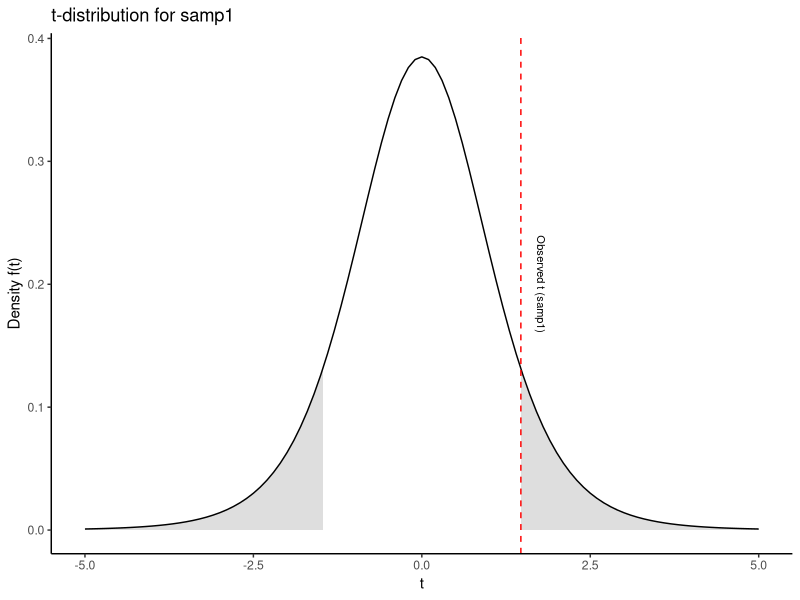

R code for this plot:
## ---- chunk 1
# Laster inn nødvendige pakker
library(tidyverse)
library(gridExtra)


set.seed(1) # Sikrer at alle dei tilfeldige tallene som generes er dei sammen hver gang koden kjøres
population <- rnorm(1000000, mean = 1.5, sd = 3) # Generer 1 million tilfeldige verdier som er normalfordelt

# Sample 1
samp1 <- data.frame(y = sample(population, 8, replace = FALSE))

# Sample 2
samp2 <- data.frame(y = sample(population, 40, replace = FALSE))

# Lager lineære modeller for hver sample med kun en konstant
m1 <- lm(y ~ 1, data = samp1)
m2 <- lm(y ~ 1, data = samp2)

# Oppsummering av modellene 
summary(m1)
summary(m2)
## ---- chunk 2
## Definer t-verdier for begge utvalg
t_value1 <- 1.47  # t-verdi for samp1
t_value2 <- 3.953  # t-verdi for samp2
df1 <- 7   # Antall frihetsgrader for samp1 (n-1, her 8-1=7)
df2 <- 39  # Antall frihetsgrader for samp2 (n-1, her 40-1=39)

# Lag dataramme for x-verdier
x_vals <- seq(-5, 5, length.out = 1000)

# Lag plot for samp1
plot1 <- ggplot(data.frame(x = x_vals), aes(x)) +
  # Fyll venstre hale for samp1
  stat_function(fun = dt, args = list(df = df1), xlim = c(-5, -t_value1), geom = "area", fill = "gray", alpha = 0.5) +
  # Fyll høyre hale for samp1
  stat_function(fun = dt, args = list(df = df1), xlim = c(t_value1, 5), geom = "area", fill = "gray", alpha = 0.5) +
  # Tegn hele t-fordelingskurven for samp1
  stat_function(fun = dt, args = list(df = df1)) +
  # Legg til den observerte t-verdien som en vertikal linje
  geom_vline(xintercept = t_value1, color = "red", linetype = "dashed") +
  # Annoter t-verdien for samp1
  annotate("text", x = t_value1 + 0.3, y = 0.2, label = "Observed t (samp1)", angle = -90, size = 2.8) +
  labs(title = "t-distribution for samp1", x = "t", y = "Density f(t)") +
  theme_classic() +
  xlim(-5, 5)

# Print plot1
print(plot1)

# Utregne p-verdier for m1
p1 <- 2 * pt(t_value1, df = df1, lower.tail = FALSE)

# Print p-verdier
print(p1)


# Lag plot for samp2
plot2 <- ggplot(data.frame(x = x_vals), aes(x)) +
  # Fyll venstre hale for samp2
  stat_function(fun = dt, args = list(df = df2), xlim = c(-5, -t_value2), geom = "area", fill = "lightblue", alpha = 0.5) +
  # Fyll høyre hale for samp2
  stat_function(fun = dt, args = list(df = df2), xlim = c(t_value2, 5), geom = "area", fill = "lightblue", alpha = 0.5) +
  # Tegn hele t-fordelingskurven for samp2
  stat_function(fun = dt, args = list(df = df2)) +
  # Legg til den observerte t-verdien som en vertikal linje
  geom_vline(xintercept = t_value2, color = "red", linetype = "dashed") +
  # Annoter t-verdien for samp2
  annotate("text", x = t_value2 + 0.3, y = 0.2, label = "Observed t (samp2)", angle = -90, size = 2.8) +
  labs(title = "t-distribution for samp2", x = "t", y = "Density f(t)") +
  theme_classic() +
  xlim(-6, 6)

# Utregne p-verdi for m2
p2 <- 2 * pt(t_value2, df = df2, lower.tail = FALSE)

# Print p-verdier
print(p2)


